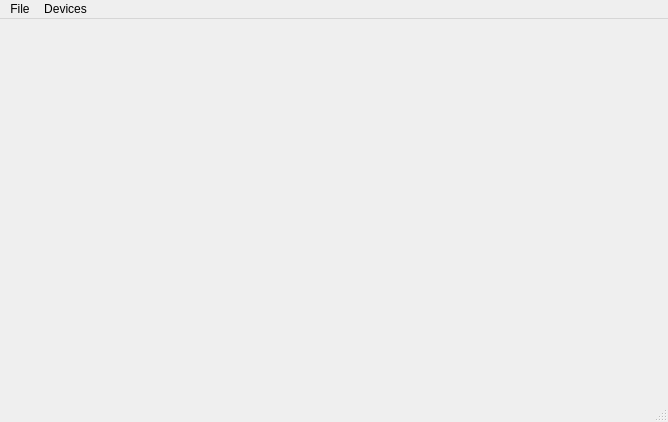
<?xml version="1.0" encoding="UTF-8"?>
<ui version="4.0">
 <class>Camera</class>
 <widget class="QMainWindow" name="Camera">
  <property name="geometry">
   <rect>
    <x>0</x>
    <y>0</y>
    <width>668</width>
    <height>422</height>
   </rect>
  </property>
  <property name="windowTitle">
   <string>Camera</string>
  </property>
  <widget class="QWidget" name="centralwidget">
   <layout class="QGridLayout" name="gridLayout_3">
    <item row="0" column="0" rowspan="2">
     <widget class="QStackedWidget" name="stackedWidget">
      <property name="sizePolicy">
       <sizepolicy hsizetype="Preferred" vsizetype="Preferred">
        <horstretch>1</horstretch>
        <verstretch>0</verstretch>
       </sizepolicy>
      </property>
      <property name="palette">
       <palette>
        <active>
         <colorrole role="Base">
          <brush brushstyle="SolidPattern">
           <color alpha="255">
            <red>255</red>
            <green>255</green>
            <blue>255</blue>
           </color>
          </brush>
         </colorrole>
         <colorrole role="Window">
          <brush brushstyle="SolidPattern">
           <color alpha="255">
            <red>145</red>
            <green>145</green>
            <blue>145</blue>
           </color>
          </brush>
         </colorrole>
        </active>
        <inactive>
         <colorrole role="Base">
          <brush brushstyle="SolidPattern">
           <color alpha="255">
            <red>255</red>
            <green>255</green>
            <blue>255</blue>
           </color>
          </brush>
         </colorrole>
         <colorrole role="Window">
          <brush brushstyle="SolidPattern">
           <color alpha="255">
            <red>145</red>
            <green>145</green>
            <blue>145</blue>
           </color>
          </brush>
         </colorrole>
        </inactive>
        <disabled>
         <colorrole role="Base">
          <brush brushstyle="SolidPattern">
           <color alpha="255">
            <red>145</red>
            <green>145</green>
            <blue>145</blue>
           </color>
          </brush>
         </colorrole>
         <colorrole role="Window">
          <brush brushstyle="SolidPattern">
           <color alpha="255">
            <red>145</red>
            <green>145</green>
            <blue>145</blue>
           </color>
          </brush>
         </colorrole>
        </disabled>
       </palette>
      </property>
      <property name="currentIndex">
       <number>0</number>
      </property>
      <widget class="QWidget" name="viewfinderPage">
       <layout class="QGridLayout" name="gridLayout_5">
        <item row="0" column="0">
         <widget class="QCameraViewfinder" name="viewfinder" native="true"/>
        </item>
       </layout>
      </widget>
      <widget class="QWidget" name="previewPage">
       <layout class="QGridLayout" name="gridLayout_4">
        <item row="0" column="0">
         <widget class="QLabel" name="lastImagePreviewLabel">
          <property name="sizePolicy">
           <sizepolicy hsizetype="Preferred" vsizetype="MinimumExpanding">
            <horstretch>0</horstretch>
            <verstretch>0</verstretch>
           </sizepolicy>
          </property>
          <property name="frameShape">
           <enum>QFrame::Box</enum>
          </property>
          <property name="text">
           <string/>
          </property>
         </widget>
        </item>
       </layout>
      </widget>
     </widget>
    </item>
   </layout>
  </widget>
  <widget class="QMenuBar" name="menubar">
   <property name="geometry">
    <rect>
     <x>0</x>
     <y>0</y>
     <width>668</width>
     <height>23</height>
    </rect>
   </property>
   <widget class="QMenu" name="menuFile">
    <property name="title">
     <string>File</string>
    </property>
    <addaction name="actionStartCamera"/>
    <addaction name="actionStopCamera"/>
    <addaction name="separator"/>
    <addaction name="actionSettings"/>
    <addaction name="separator"/>
    <addaction name="actionExit"/>
   </widget>
   <widget class="QMenu" name="menuDevices">
    <property name="title">
     <string>Devices</string>
    </property>
   </widget>
   <addaction name="menuFile"/>
   <addaction name="menuDevices"/>
  </widget>
  <widget class="QStatusBar" name="statusbar"/>
  <action name="actionExit">
   <property name="text">
    <string>Exit</string>
   </property>
  </action>
  <action name="actionStartCamera">
   <property name="text">
    <string>Start Camera</string>
   </property>
  </action>
  <action name="actionStopCamera">
   <property name="text">
    <string>Stop Camera</string>
   </property>
  </action>
  <action name="actionSettings">
   <property name="text">
    <string>Settings</string>
   </property>
  </action>
 </widget>
 <customwidgets>
  <customwidget>
   <class>QCameraViewfinder</class>
   <extends>QWidget</extends>
   <header>qcameraviewfinder.h</header>
   <container>1</container>
  </customwidget>
 </customwidgets>
 <resources>
  <include location="camera.qrc"/>
 </resources>
 <connections>
  <connection>
   <sender>actionExit</sender>
   <signal>triggered()</signal>
   <receiver>Camera</receiver>
   <slot>close()</slot>
   <hints>
    <hint type="sourcelabel">
     <x>-1</x>
     <y>-1</y>
    </hint>
    <hint type="destinationlabel">
     <x>154</x>
     <y>130</y>
    </hint>
   </hints>
  </connection>
  <connection>
   <sender>actionSettings</sender>
   <signal>triggered()</signal>
   <receiver>Camera</receiver>
   <slot>configureCaptureSettings()</slot>
   <hints>
    <hint type="sourcelabel">
     <x>-1</x>
     <y>-1</y>
    </hint>
    <hint type="destinationlabel">
     <x>333</x>
     <y>210</y>
    </hint>
   </hints>
  </connection>
  <connection>
   <sender>actionStartCamera</sender>
   <signal>triggered()</signal>
   <receiver>Camera</receiver>
   <slot>startCamera()</slot>
   <hints>
    <hint type="sourcelabel">
     <x>-1</x>
     <y>-1</y>
    </hint>
    <hint type="destinationlabel">
     <x>333</x>
     <y>210</y>
    </hint>
   </hints>
  </connection>
  <connection>
   <sender>actionStopCamera</sender>
   <signal>triggered()</signal>
   <receiver>Camera</receiver>
   <slot>stopCamera()</slot>
   <hints>
    <hint type="sourcelabel">
     <x>-1</x>
     <y>-1</y>
    </hint>
    <hint type="destinationlabel">
     <x>333</x>
     <y>210</y>
    </hint>
   </hints>
  </connection>
 </connections>
 <slots>
  <slot>record()</slot>
  <slot>pause()</slot>
  <slot>stop()</slot>
  <slot>enablePreview(bool)</slot>
  <slot>configureCaptureSettings()</slot>
  <slot>takeImage()</slot>
  <slot>startCamera()</slot>
  <slot>toggleLock()</slot>
  <slot>setMuted(bool)</slot>
  <slot>stopCamera()</slot>
  <slot>setExposureCompensation(int)</slot>
 </slots>
</ui>
